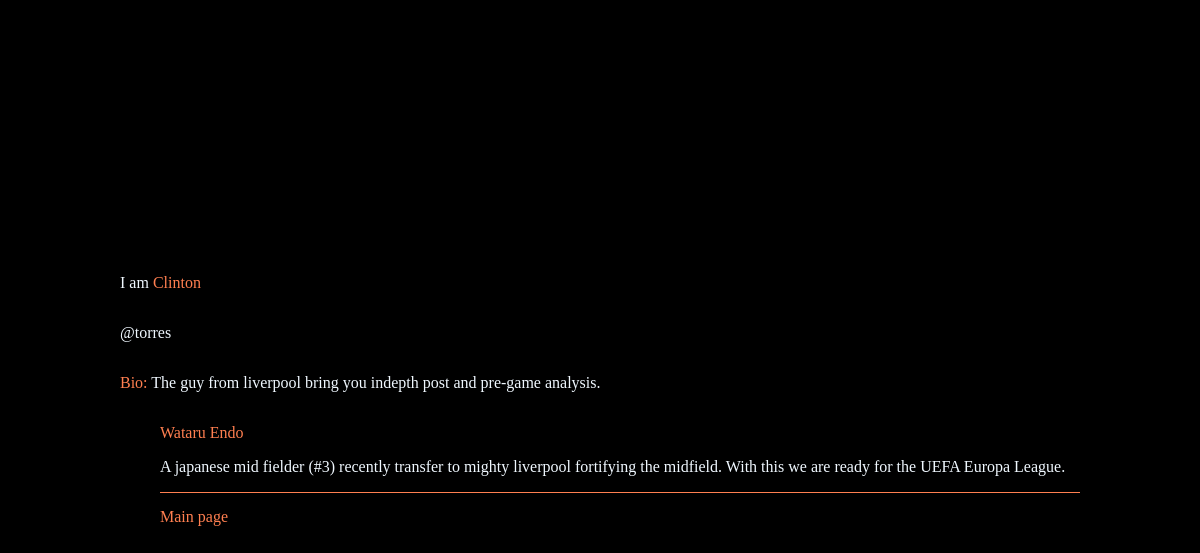
/writer/6/, run on an earlier commit of the app's database.
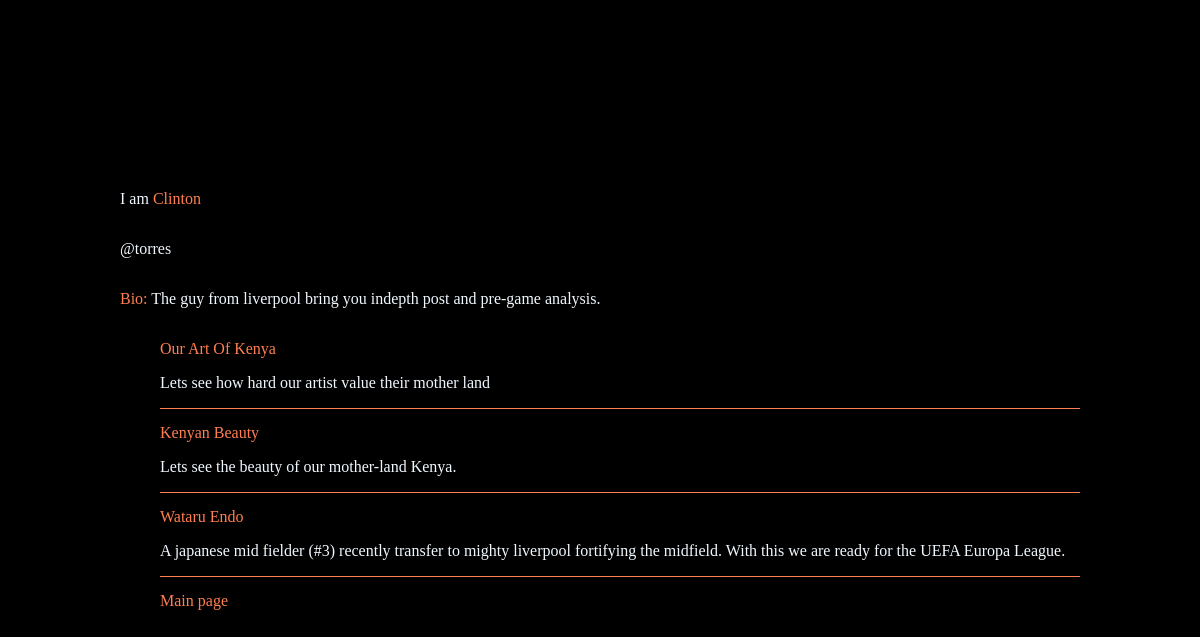
And on a later commit of the database.
### blog/models.py (models this page shows, shortened)
class Blog(m.Model):
    title = m.CharField(max_length=255)
    body = m.TextField()
    pub_date = m.DateTimeField("date published")
    blogger = m.ForeignKey(Blogger, on_delete = m.CASCADE)
    image = m.ImageField(upload_to='blog_images/', null=True, blank=True)

### blog/views.py (the view)
# urls.py: path('writer/<int:blogger_id>/', views.writer, name="writer"),
def writer(request, blogger_id):
    writer = Blogger.objects.get(pk = blogger_id)
    blogs = writer.blog_set.all().order_by("-pub_date")
    title = "writer"
    context = {
        "writer":writer,
        "title": title,
        "blogs":blogs,
    }
    return render(request, 'blog/writer.html', context)

### blog/templates/blog/writer.html (shortened to what this page needs)
<!DOCTYPE html>
<html lang="en">
<head>
    {% load static %}
    <link rel="stylesheet" href="{% static 'css/screen.css' %}">
</head>
<body>
    <div class="user-details">
        <p> I am <span>{{ writer.name}}</span></p>
        <p>@{{ writer.username}}</p>
    </div>
    <p class="bio"><span>Bio: </span>{{ writer.bio}}</p>
    <ul>
        {% for blog in blogs %}
            <li class="list-item">
                <a href="{% url 'blog:article' blog.id %}"><span class="blog">{{ blog.title }}</span></a>
                <p>{{ blog.body }}</p>
            </li>
        {% endfor %}
            <a class="main-page" href="{% url 'blog:feed' %}">Main page</a>
    </ul>
</body>
</html>

What changed in the data, as far as the page shows it:
added Blog: title "Our Art Of Kenya", body "Lets see how hard our artist value their mother land"
added Blog: title "Kenyan Beauty", body "Lets see the beauty of our mother-land Kenya."
